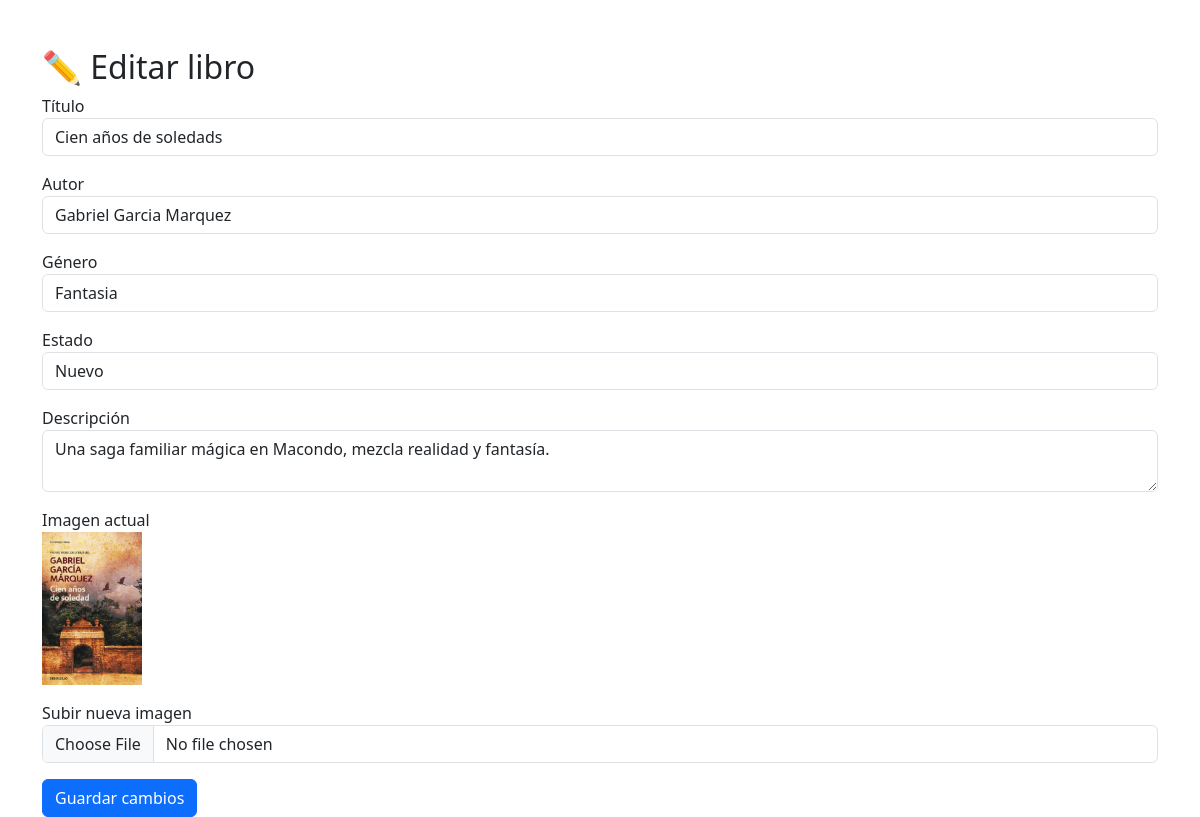
The app's page /index.php?c=LibroController&a=editar&id=2 (signed in) with its own data.
### tables this page shows
CREATE TABLE `libros` (
  `id` int(11) NOT NULL,
  `titulo` varchar(255) DEFAULT NULL,
  `autor` varchar(255) DEFAULT NULL,
  `genero` varchar(100) DEFAULT NULL,
  `estado` enum('nuevo','usado') DEFAULT NULL,
  `descripcion` text DEFAULT NULL,
  `imagen` varchar(255) DEFAULT NULL,
  `usuario_id` int(11) DEFAULT NULL,
  `modo` enum('intercambio','venta') DEFAULT 'intercambio',
  `precio` decimal(10,2) DEFAULT NULL,
  `id_usuario` int(11) NOT NULL
);

### config/config.php (called while the page is built, shortened)
<?php
function conectar() {
    $conexion = new mysqli(HOST, USER, PASS, DB);
    return $conexion;
}
?>

### models/Libro.php (called while the page is built, shortened)
<?php
require_once __DIR__ . '/../config/config.php';
class Libro {
    private $conexion;
    public function __construct() {
        $this->conexion = conectar();
    }
public function obtenerPorId($id) {
    $stmt = $this->conexion->prepare("SELECT * FROM libros WHERE id = ?");
    $stmt->bind_param("i", $id);
    $stmt->execute();
    return $stmt->get_result()->fetch_assoc();
}
}

### views/usuario/editar_libro.php (the view, shortened to what this page needs)
<!DOCTYPE html>
<html lang="es">
<head>
    <link href="https://cdn.jsdelivr.net/npm/bootstrap@5.3.0/dist/css/bootstrap.min.css" rel="stylesheet">
</head>
<body>
    <div class="container mt-5">
        <h2>✏️ Editar libro</h2>
        <form method="POST" enctype="multipart/form-data" action="index.php?c=LibroController&a=editar">
            <div class="mb-3">
                <label>Título</label>
                <input type="text" name="titulo" class="form-control" value="<?= $datos['titulo'] ?>" required>
            </div>
            <div class="mb-3">
                <label>Autor</label>
                <input type="text" name="autor" class="form-control" value="<?= $datos['autor'] ?>" required>
            </div>
            <div class="mb-3">
                <label>Género</label>
                <input type="text" name="genero" class="form-control" value="<?= $datos['genero'] ?>" required>
            </div>
            <div class="mb-3">
                <label>Estado</label>
                <select name="estado" class="form-control">
                    <option value="nuevo" <?= $datos['estado'] === 'nuevo' ? 'selected' : '' ?>>Nuevo</option>
                </select>
            </div>
            <div class="mb-3">
                <label>Descripción</label>
                <textarea name="descripcion" class="form-control"><?= $datos['descripcion'] ?></textarea>
            </div>
            <div class="mb-3">
                <label>Imagen actual</label><br>
                <img src="public/img/<?= $datos['imagen'] ?>" width="100">
            </div>
            <div class="mb-3">
                <label>Subir nueva imagen</label>
                <input type="file" name="imagen" class="form-control">
            </div>
            <button type="submit" class="btn btn-primary">Guardar cambios</button>
        </form>
    </div>
</body>
</html>

### records on screen
libros: titulo "Cien años de soledads", autor "Gabriel Garcia Marquez", genero "Fantasia", estado "Nuevo", descripcion "Una saga familiar mágica en Macondo, mezcla realidad y fantasía.", imagen (picture)
